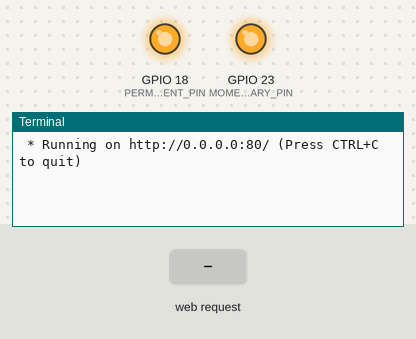
The program below on a simulated Raspberry Pi (BCM pin numbers). Parts: output pins drawn as LEDs (lit = HIGH), the last lines printed to the terminal. Inputs (shaded band) come from the test bench. The clock reads 2024-03-15 10:24:30 at power-on unless the program sets it.

Above: at 1.2 s.
1.3 s: HTTP request for / received
At 2.1 s:
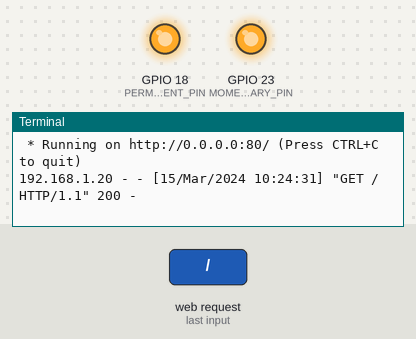
2.8 s: HTTP request for /control received
At 4.2 s:
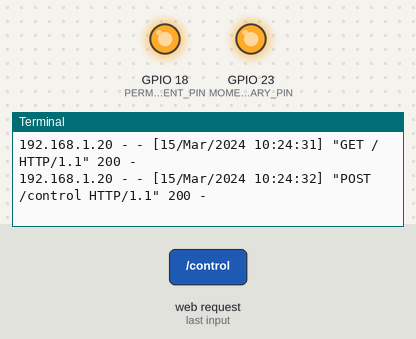

Measured:
- after the input at 1.3 s, the terminal: prints a new line at once (image 1)
- after the input at 2.8 s, the terminal: prints a new line at once (image 2)

The program:

app.py
```python
import RPi.GPIO as GPIO
from flask import Flask, render_template, request
import time

app = Flask(__name__)

# Configure GPIO pins (using BCM numbering)
PERMANENT_PIN = 18
MOMENTARY_PIN = 23
GPIO.setmode(GPIO.BCM)
GPIO.setup(PERMANENT_PIN, GPIO.OUT)
GPIO.setup(MOMENTARY_PIN, GPIO.OUT)

# Set initial state (relays off)
GPIO.output(PERMANENT_PIN, GPIO.HIGH) # HIGH = off for active-low relays
GPIO.output(MOMENTARY_PIN, GPIO.HIGH) # HIGH = off for active-low relays

@app.route('/')
def index():


    return render_template('index.html')

@app.route('/control', methods=['POST'])
def control():
    device = request.form.get('device')
    action = request.form.get('action')

    if device == 'permanent':
        if action == 'on':
            GPIO.output(PERMANENT_PIN, GPIO.LOW) # Turn on
        else: # action == 'off'
            GPIO.output(PERMANENT_PIN, GPIO.HIGH) # Turn off
    elif device == 'momentary':
        if action == 'pulse':
            # Pulse the relay for 1500ms
            GPIO.output(MOMENTARY_PIN, GPIO.LOW) # Turn on
            # change to duration of pulse this is in seconds, 1.5 equals 1 1/2 seconds
            time.sleep(1.5) # Wait one and a half a second
            GPIO.output(MOMENTARY_PIN, GPIO.HIGH) # Turn off

    return 'OK'

if __name__ == '__main__':
    app.run(host='0.0.0.0', port=80, debug=True)
```
